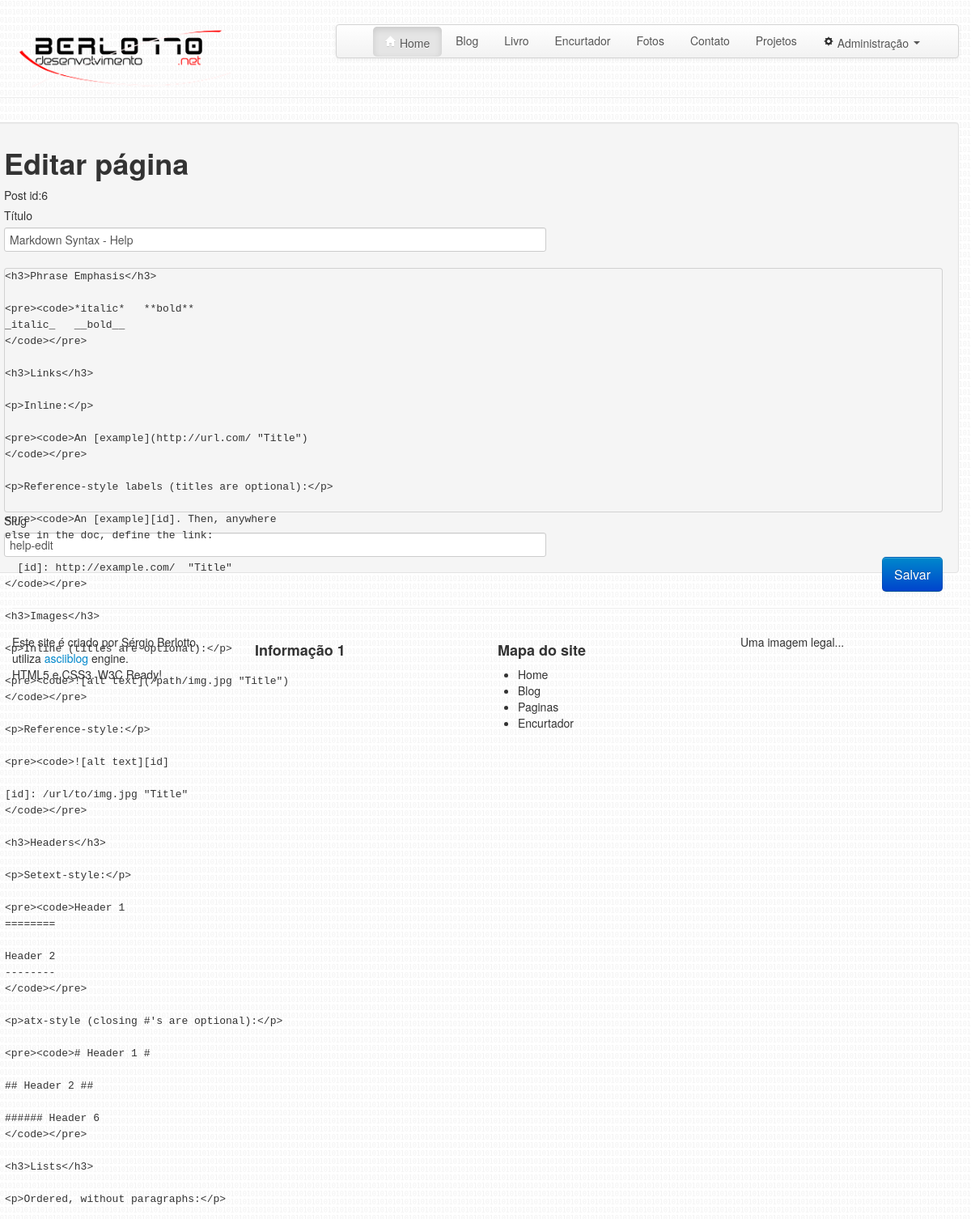
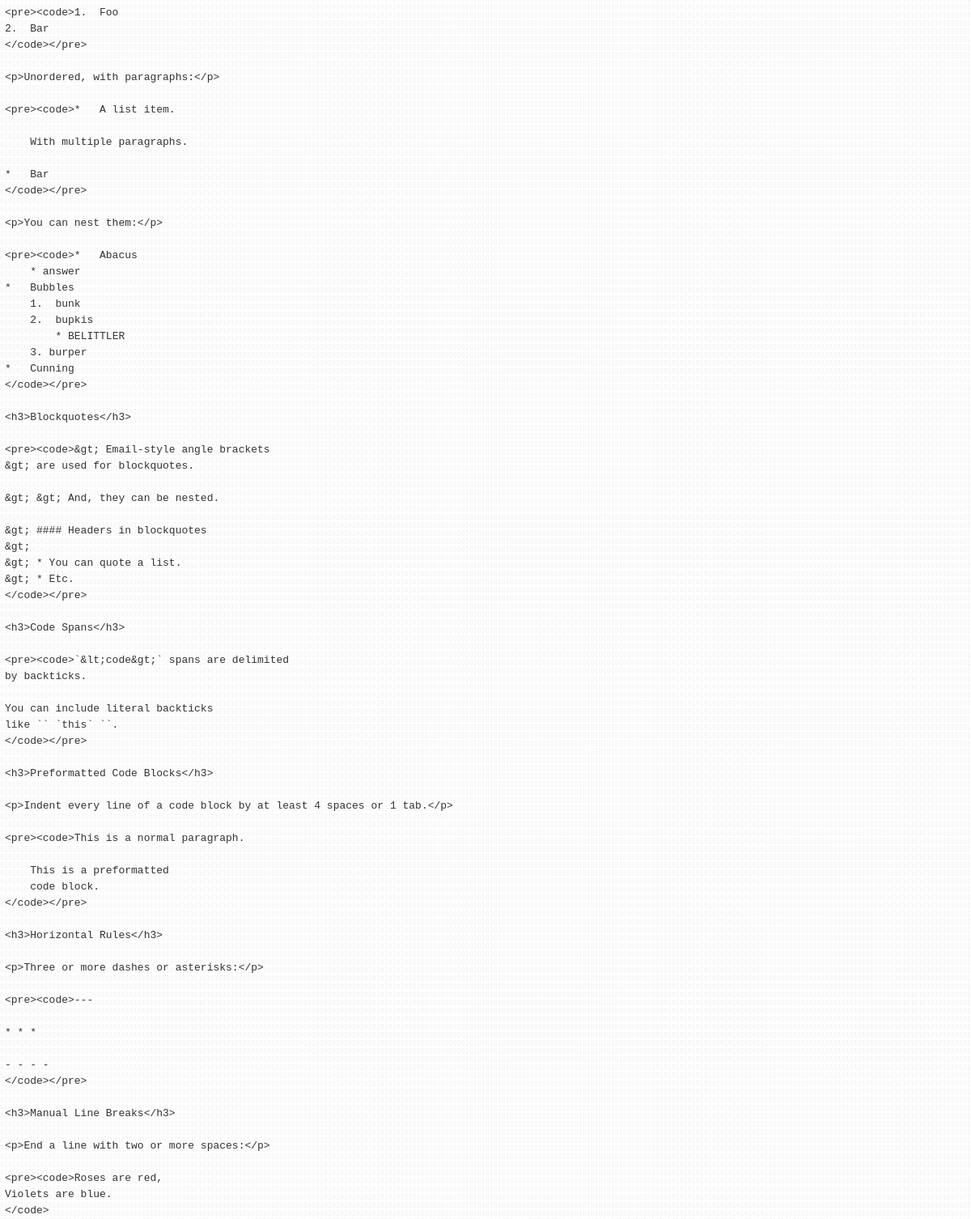
Screenshot of /pages/edit/help-edit/ with the database file from the repository (2 pictures, top to bottom).
### pages/model.py (models this page shows, shortened)
class Page(db.Model):
	__tablename__ = 'page'
	id = db.Column(db.Integer, primary_key=True, autoincrement=True)
	title = db.Column(db.String(150))
	slug = db.Column(db.String(500), unique=True)
	content = db.Column(db.Text)
	date_created = db.Column(db.DateTime)
	date_updated = db.Column(db.DateTime)

### pages/__init__.py (the view)
@pages.route('/edit/<slug>/')
def edit(slug):
	try:
		pagina = Page.query.filter(Page.slug==slug).one()
		if not pagina:
			return abort(404)
		else:
			return render_template('pages_new.html', page=pagina)
	except NoResultFound:
		return abort(404)

### pages/templates/pages_new.html (shortened to what this page needs)
{% extends "base.html" %}
{% block content %}
	<form id="form-new-page" class="well form-horizontal" enctype="multipart/form-data" action="{{url_for('pages.save')}}" method="POST">
	{% if page %}
		<h1 id="acao">Editar página</h1>
		<label id="id">Post id:{{page.id}}</label>
		<label for="title">Título</label><input class="span7 required" id="title" name="title" type="text" length="150" value="{{page.title}}"><br>&nbsp;
		<pre id="editor">{{page.content}}</pre>
		<label for="slug">Slug</label><input class="span7 required" id="slug" name="slug" type="text" length="150" value="{{page.slug}}">
	{% endif %}
		<br>
		<input type="submit" id="btn-enviar" class="btn btn-large btn-primary pull-right" value="Salvar">
	</form>
{% endblock %}

### static/css/asciiblog.css (style rules this page uses)
body { padding: 10px; background-image: url('../img/back.png'); }

### pages/templates/pages_new.html (style rules this page uses)
#editor { height: 300px; margin: 0; position: relative; padding: 0px !important; }

### rows the page displays
Page: id "6", title "Markdown Syntax - Help", content "<h3>Phrase Emphasis</h3> <pre><code>*italic* **bold** _italic_ __bold__ </code></pre> <h3>Links</h3> <p>Inline:</p> <pre><code>An [example](http://url.com/ \"Title\") </code></pre> <p>Reference-style labels (titles are optional):</p> <pre><code>An [example][id]. Then, anywhere else in the doc, define the link: [id]: http://example.com/ \"Title\" </code></pre> <h3>Images</h3> <p>Inline (titles are optional):</p> <pre><code>![alt text](/path/img.jpg \"Title\") </code></pre> <p>Reference-style:</p> <pre><code>![alt text][id] [id]: /url/to/img.jpg \"Title\" </code></pre> <h3>Headers</h3> <p>Setext-style:</p> <pre><code>Header 1 ======== Header 2 -------- </code></pre> <p>atx-style (closing #'s are…", slug "help-edit"
